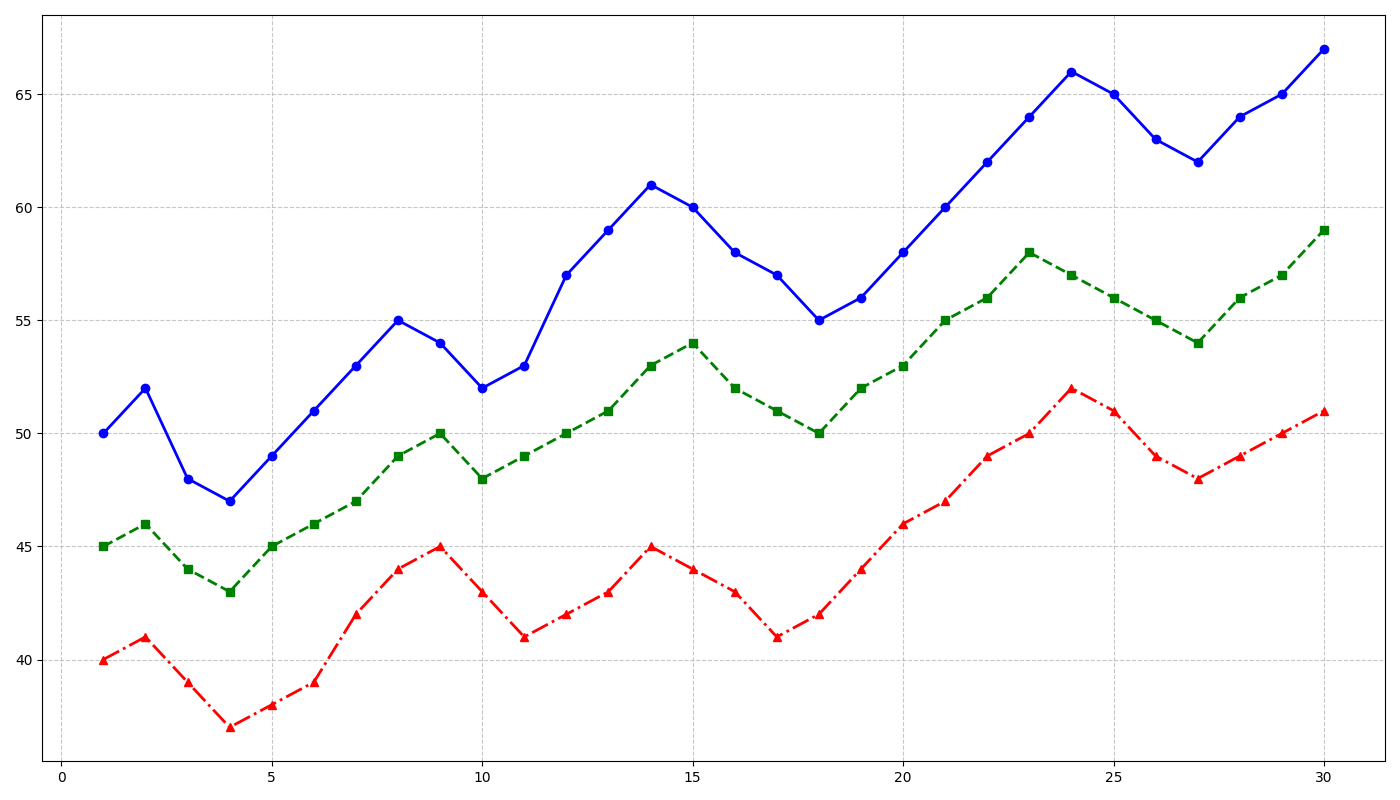

Reproduce this figure in Python.
import matplotlib.pyplot as plt
import numpy as np

days = np.arange(1, 31)
panel_A = [50, 52, 48, 47, 49, 51, 53, 55, 54, 52, 53, 57, 59, 61, 60, 58, 57, 55, 56, 58, 60, 62, 64, 66, 65, 63, 62, 64, 65, 67]
panel_B = [45, 46, 44, 43, 45, 46, 47, 49, 50, 48, 49, 50, 51, 53, 54, 52, 51, 50, 52, 53, 55, 56, 58, 57, 56, 55, 54, 56, 57, 59]
panel_C = [40, 41, 39, 37, 38, 39, 42, 44, 45, 43, 41, 42, 43, 45, 44, 43, 41, 42, 44, 46, 47, 49, 50, 52, 51, 49, 48, 49, 50, 51]

fig, ax1 = plt.subplots(figsize=(14, 8))
ax1.plot(days, panel_A, color='blue', marker='o', linestyle='-', linewidth=2)
ax1.plot(days, panel_B, color='green', marker='s', linestyle='--', linewidth=2)
ax1.plot(days, panel_C, color='red', marker='^', linestyle='-.', linewidth=2)

ax1.grid(True, linestyle='--', alpha=0.7)

plt.tight_layout()
plt.show()
